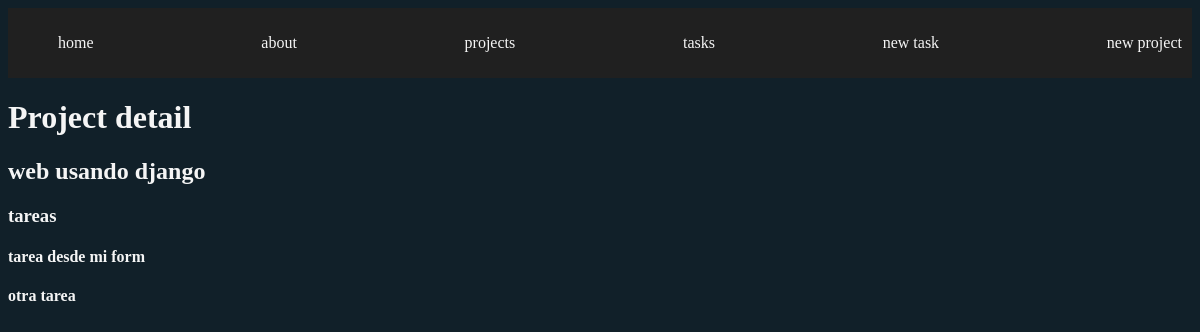
The app's page /projects/2 with its own data.
### myapp/models.py (models this page shows, shortened)
class Project(models.Model):
    name = models.CharField(max_length=200)
    def __str__(self) -> str:
        return self.name

class Task(models.Model):
    title = models.CharField(max_length=200)
    description = models.TextField()
    done = models.BooleanField(default=False)
    project = models.ForeignKey(Project, on_delete=models.CASCADE)

### myapp/views.py (the view)
# urls.py: path('projects/<int:id>', views.project_detail, name='project_detail')
def project_detail(request, id):
    project = get_object_or_404(Project, id=id)
    tasks = Task.objects.filter(project_id=id)
    return render(request, 'projects/project_detail.html', {
        'project': project,
        'tasks': tasks
    })

### myapp/templates/projects/project_detail.html
{% extends 'base.html' %}
{% block content %}
<h1>Project detail</h1>
<h2>{{project}}</h2>
<h3>tareas</h3>
{% for task in tasks %}
<div>
    <h4>{{ task.title }}</h4>
</div>
{% endfor %}
{% endblock %}

### myapp/static/styles/main.css (style rules this page uses)
body { background: #112029; color: whitesmoke; }

### records on screen
Project: name "web usando django"
Task: title "tarea desde mi form"
Task: title "otra tarea"
